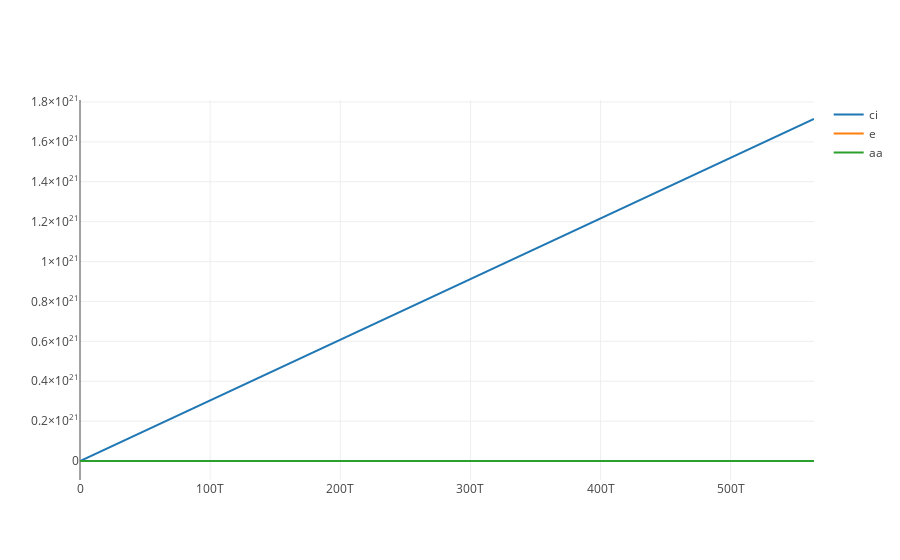

The cell this chart's notebook holds for it:
### Code cell
Faizi.reset()
Faizi.simulate(start = 0, end = 5.64e14, steps = 1000,selections =['time','ci','e','aa'])
Faizi.plot()

Faizi.steadyStateSelections = ['ci','e','aa']
values = Faizi.getSteadyStateValues()
selections = Faizi.steadyStateSelections
print(values)
print(selections)

### Figure 1 — Plotly figure (JSON) as saved in the notebook; plotly's stock layout.template omitted (floating-point values rounded to 4 significant figures; data arrays with more than 128 entries replaced by an {"elided": "..."} marker saying what was removed)
{"data": [{"type": "scatter", "x": {"elided": "1001 int values"}, "y": {"elided": "1001 float values"}, "name": "ci", "opacity": 1, "mode": "lines"}, {"type": "scatter", "x": {"elided": "1001 int values"}, "y": {"elided": "1001 float values"}, "name": "e", "opacity": 1, "mode": "lines"}, {"type": "scatter", "x": {"elided": "1001 int values"}, "y": {"elided": "1001 float values"}, "name": "aa", "opacity": 1, "mode": "lines"}], "layout": {}}
